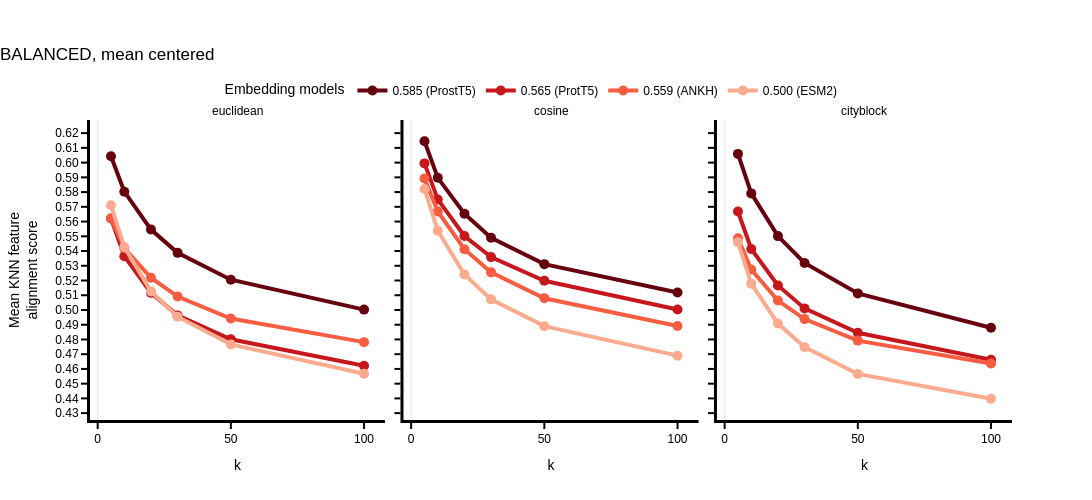

The code cell stored with this chart in its notebook:
### Markdown cell above
# Balanced case
Compute kNN score on balanced dataset (same number of binding vs. cryptic binding vs. non-binding). 
Train & evaluate models on balanced dataset too.

### Code cell
import pickle
import plotly.colors as pc
import plotly.express as px

from constants import EMB_SPACES

Ks = [5, 10, 20, 30, 50, 100]
MEAN_CENTERING = True

# read precomputed kNN scores
collected_results = []
for metric in ['euclidean', 'cosine', 'cityblock']:
    for k in Ks:
        for emb_space in EMB_SPACES:
            collected_results.append((k, emb_space[0], read_kNN(k, emb_space[0], metric, mean_centering=MEAN_CENTERING), metric))

df = pd.DataFrame(collected_results, columns=['k', 'Embedding Space', 'kNN score', 'metric'])

# read precomputed MLP performance
performance_results = {}
for emb_space in EMB_SPACES:
    with open(f'{IMG_OUTPUT_PATH}/performance/train,balanced,e=10/{emb_space[0]}_torch.pkl', 'rb') as f:
        performance_results[emb_space[0]] = pickle.load(f)

# combine kNN scores with MLP performance for legend text and color coding
new_collected_results = []
for result in collected_results:
    emb_space = result[1]
    performance = float(performance_results[emb_space]['test_auprc_macro'])
    legend_text = f'{performance:.3f} ({emb_space})'
    new_collected_results.append(result + (legend_text, performance))
df = pd.DataFrame(new_collected_results, columns=['k', 'Embedding Space', 'kNN score', 'metric', 'Legend text', 'Performance'])

# get line color acccording to the MLP performance 
sorted_performance = df[['Performance', 'Legend text', 'Embedding Space']].drop_duplicates().sort_values('Performance', ascending=True)
sorted_performance_descending = df[['Performance', 'Legend text', 'Embedding Space']].drop_duplicates().sort_values('Performance', ascending=False)
n_bins = len(sorted_performance)
low, high = 0.3, 1.0
color_scale = pc.sample_colorscale(
        "Reds",
        [low + (high - low) * i / (n_bins - 1) for i in range(n_bins)],
        colortype='rgb'
        )
label_to_color ={}
for label, color in zip(sorted_performance['Legend text'].tolist(), color_scale):
    label_to_color[label] = color

# plot
fig = px.line(
    df,
    x="k",
    y="kNN score",
    color="Legend text",
    color_discrete_map=label_to_color,
    facet_col="metric",
    markers=True,
    category_orders={"Legend text": sorted_performance_descending['Legend text'].tolist()},
    title=f'BALANCED{", mean centered" if MEAN_CENTERING else ""}'
)
fig = plot_kNN_alignment_scores(fig)
fig.show()

### Figure 1 — Plotly figure (JSON) as saved in the notebook; plotly's stock layout.template omitted (floating-point values rounded to 4 significant figures)
{"data": [{"hovertemplate": "Legend text=0.585 (ProstT5)<br>metric=euclidean<br>k=%{x}<br>kNN score=%{y}<extra></extra>", "legendgroup": "0.585 (ProstT5)", "line": {"color": "rgb(103, 0, 13)", "dash": "solid", "width": 4}, "marker": {"size": 10, "symbol": "circle"}, "mode": "lines+markers", "name": "0.585 (ProstT5)", "orientation": "v", "showlegend": true, "type": "scatter", "x": [5, 10, 20, 30, 50, 100], "xaxis": "x", "y": [0.6043, 0.5803, 0.5546, 0.5388, 0.5205, 0.5003], "yaxis": "y"}, {"hovertemplate": "Legend text=0.585 (ProstT5)<br>metric=cosine<br>k=%{x}<br>kNN score=%{y}<extra></extra>", "legendgroup": "0.585 (ProstT5)", "line": {"color": "rgb(103, 0, 13)", "dash": "solid", "width": 4}, "marker": {"size": 10, "symbol": "circle"}, "mode": "lines+markers", "name": "0.585 (ProstT5)", "orientation": "v", "showlegend": false, "type": "scatter", "x": [5, 10, 20, 30, 50, 100], "xaxis": "x2", "y": [0.6145, 0.5897, 0.5653, 0.549, 0.5311, 0.5119], "yaxis": "y2"}, {"hovertemplate": "Legend text=0.585 (ProstT5)<br>metric=cityblock<br>k=%{x}<br>kNN score=%{y}<extra></extra>", "legendgroup": "0.585 (ProstT5)", "line": {"color": "rgb(103, 0, 13)", "dash": "solid", "width": 4}, "marker": {"size": 10, "symbol": "circle"}, "mode": "lines+markers", "name": "0.585 (ProstT5)", "orientation": "v", "showlegend": false, "type": "scatter", "x": [5, 10, 20, 30, 50, 100], "xaxis": "x3", "y": [0.6059, 0.5791, 0.5501, 0.5319, 0.5112, 0.4879], "yaxis": "y3"}, {"hovertemplate": "Legend text=0.565 (ProtT5)<br>metric=euclidean<br>k=%{x}<br>kNN score=%{y}<extra></extra>", "legendgroup": "0.565 (ProtT5)", "line": {"color": "rgb(198, 23, 28)", "dash": "solid", "width": 4}, "marker": {"size": 10, "symbol": "circle"}, "mode": "lines+markers", "name": "0.565 (ProtT5)", "orientation": "v", "showlegend": true, "type": "scatter", "x": [5, 10, 20, 30, 50, 100], "xaxis": "x", "y": [0.562, 0.5365, 0.5116, 0.4963, 0.4801, 0.4621], "yaxis": "y"}, {"hovertemplate": "Legend text=0.565 (ProtT5)<br>metric=cosine<br>k=%{x}<br>kNN score=%{y}<extra></extra>", "legendgroup": "0.565 (ProtT5)", "line": {"color": "rgb(198, 23, 28)", "dash": "solid", "width": 4}, "marker": {"size": 10, "symbol": "circle"}, "mode": "lines+markers", "name": "0.565 (ProtT5)", "orientation": "v", "showlegend": false, "type": "scatter", "x": [5, 10, 20, 30, 50, 100], "xaxis": "x2", "y": [0.5995, 0.575, 0.5502, 0.5359, 0.5198, 0.5003], "yaxis": "y2"}, {"hovertemplate": "Legend text=0.565 (ProtT5)<br>metric=cityblock<br>k=%{x}<br>kNN score=%{y}<extra></extra>", "legendgroup": "0.565 (ProtT5)", "line": {"color": "rgb(198, 23, 28)", "dash": "solid", "width": 4}, "marker": {"size": 10, "symbol": "circle"}, "mode": "lines+markers", "name": "0.565 (ProtT5)", "orientation": "v", "showlegend": false, "type": "scatter", "x": [5, 10, 20, 30, 50, 100], "xaxis": "x3", "y": [0.5668, 0.5414, 0.5167, 0.5011, 0.4845, 0.4662], "yaxis": "y3"}, {"hovertemplate": "Legend text=0.559 (ANKH)<br>metric=euclidean<br>k=%{x}<br>kNN score=%{y}<extra></extra>", "legendgroup": "0.559 (ANKH)", "line": {"color": "rgb(248, 93, 66)", "dash": "solid", "width": 4}, "marker": {"size": 10, "symbol": "circle"}, "mode": "lines+markers", "name": "0.559 (ANKH)", "orientation": "v", "showlegend": true, "type": "scatter", "x": [5, 10, 20, 30, 50, 100], "xaxis": "x", "y": [0.5621, 0.542, 0.5219, 0.5091, 0.4942, 0.4782], "yaxis": "y"}, {"hovertemplate": "Legend text=0.559 (ANKH)<br>metric=cosine<br>k=%{x}<br>kNN score=%{y}<extra></extra>", "legendgroup": "0.559 (ANKH)", "line": {"color": "rgb(248, 93, 66)", "dash": "solid", "width": 4}, "marker": {"size": 10, "symbol": "circle"}, "mode": "lines+markers", "name": "0.559 (ANKH)", "orientation": "v", "showlegend": false, "type": "scatter", "x": [5, 10, 20, 30, 50, 100], "xaxis": "x2", "y": [0.5892, 0.5668, 0.5413, 0.5255, 0.5079, 0.4892], "yaxis": "y2"}, {"hovertemplate": "Legend text=0.559 (ANKH)<br>metric=cityblock<br>k=%{x}<br>kNN score=%{y}<extra></extra>", "legendgroup": "0.559 (ANKH)", "line": {"color": "rgb(248, 93, 66)", "dash": "solid", "width": 4}, "marker": {"size": 10, "symbol": "circle"}, "mode": "lines+markers", "name": "0.559 (ANKH)", "orientation": "v", "showlegend": false, "type": "scatter", "x": [5, 10, 20, 30, 50, 100], "xaxis": "x3", "y": [0.5487, 0.5274, 0.5064, 0.4938, 0.4792, 0.4637], "yaxis": "y3"}, {"hovertemplate": "Legend text=0.500 (ESM2)<br>metric=euclidean<br>k=%{x}<br>kNN score=%{y}<extra></extra>", "legendgroup": "0.500 (ESM2)", "line": {"color": "rgb(252, 171, 142)", "dash": "solid", "width": 4}, "marker": {"size": 10, "symbol": "circle"}, "mode": "lines+markers", "name": "0.500 (ESM2)", "orientation": "v", "showlegend": true, "type": "scatter", "x": [5, 10, 20, 30, 50, 100], "xaxis": "x", "y": [0.5711, 0.5427, 0.5126, 0.4954, 0.4767, 0.4568], "yaxis": "y"}, {"hovertemplate": "Legend text=0.500 (ESM2)<br>metric=cosine<br>k=%{x}<br>kNN score=%{y}<extra></extra>", "legendgroup": "0.500 (ESM2)", "line": {"color": "rgb(252, 171, 142)", "dash": "solid", "width": 4}, "marker": {"size": 10, "symbol": "circle"}, "mode": "lines+markers", "name": "0.500 (ESM2)", "orientation": "v", "showlegend": false, "type": "scatter", "x": [5, 10, 20, 30, 50, 100], "xaxis": "x2", "y": [0.5821, 0.5538, 0.5241, 0.5072, 0.489, 0.469], "yaxis": "y2"}, {"hovertemplate": "Legend text=0.500 (ESM2)<br>metric=cityblock<br>k=%{x}<br>kNN score=%{y}<extra></extra>", "legendgroup": "0.500 (ESM2)", "line": {"color": "rgb(252, 171, 142)", "dash": "solid", "width": 4}, "marker": {"size": 10, "symbol": "circle"}, "mode": "lines+markers", "name": "0.500 (ESM2)", "orientation": "v", "showlegend": false, "type": "scatter", "x": [5, 10, 20, 30, 50, 100], "xaxis": "x3", "y": [0.5459, 0.5179, 0.4908, 0.4748, 0.4566, 0.4398], "yaxis": "y3"}], "layout": {"annotations": [{"font": {}, "showarrow": false, "text": "euclidean", "x": 0.16, "xanchor": "center", "xref": "paper", "y": 1, "yanchor": "bottom", "yref": "paper"}, {"font": {}, "showarrow": false, "text": "cosine", "x": 0.5, "xanchor": "center", "xref": "paper", "y": 1, "yanchor": "bottom", "yref": "paper"}, {"font": {}, "showarrow": false, "text": "cityblock", "x": 0.84, "xanchor": "center", "xref": "paper", "y": 1, "yanchor": "bottom", "yref": "paper"}], "font": {"color": "black", "family": "Arial", "size": 12}, "height": 500, "legend": {"orientation": "h", "title": {"text": "Embedding models"}, "tracegroupgap": 0, "x": 0.48, "xanchor": "center", "y": 1.05, "yanchor": "bottom"}, "margin": {"t": 120}, "title": {"text": "BALANCED, mean centered", "x": 0, "xanchor": "left"}, "width": 1200, "xaxis": {"anchor": "y", "domain": [0, 0.32], "linecolor": "black", "linewidth": 3, "showgrid": false, "tickcolor": "black", "tickformat": ".0f", "ticklen": 6, "ticks": "outside", "tickwidth": 2, "title": {"text": "k"}}, "xaxis2": {"anchor": "y2", "domain": [0.34, 0.66], "linecolor": "black", "linewidth": 3, "matches": "x", "showgrid": false, "tickcolor": "black", "tickformat": ".0f", "ticklen": 6, "ticks": "outside", "tickwidth": 2, "title": {"text": "k"}}, "xaxis3": {"anchor": "y3", "domain": [0.68, 1.0], "linecolor": "black", "linewidth": 3, "matches": "x", "showgrid": false, "tickcolor": "black", "tickformat": ".0f", "ticklen": 6, "ticks": "outside", "tickwidth": 2, "title": {"text": "k"}}, "yaxis": {"anchor": "x", "domain": [0, 1], "dtick": 0.01, "linecolor": "black", "linewidth": 3, "showgrid": false, "tickcolor": "black", "tickformat": ".2f", "ticklen": 6, "ticks": "outside", "tickwidth": 2, "title": {"text": "Mean KNN feature<br>alignment score"}}, "yaxis2": {"anchor": "x2", "domain": [0, 1], "dtick": 0.01, "linecolor": "black", "linewidth": 3, "matches": "y", "showgrid": false, "showticklabels": false, "tickcolor": "black", "tickformat": ".2f", "ticklen": 6, "ticks": "outside", "tickwidth": 2}, "yaxis3": {"anchor": "x3", "domain": [0, 1], "dtick": 0.01, "linecolor": "black", "linewidth": 3, "matches": "y", "showgrid": false, "showticklabels": false, "tickcolor": "black", "tickformat": ".2f", "ticklen": 6, "ticks": "outside", "tickwidth": 2}}}
